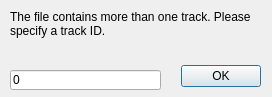
<?xml version="1.0" encoding="UTF-8"?>
<ui version="4.0">
 <class>Dialog</class>
 <widget class="QDialog" name="Dialog">
  <property name="geometry">
   <rect>
    <x>0</x>
    <y>0</y>
    <width>272</width>
    <height>97</height>
   </rect>
  </property>
  <property name="windowTitle">
   <string>Dialog</string>
  </property>
  <property name="modal">
   <bool>true</bool>
  </property>
  <widget class="QDialogButtonBox" name="buttonBox">
   <property name="geometry">
    <rect>
     <x>180</x>
     <y>60</y>
     <width>81</width>
     <height>32</height>
    </rect>
   </property>
   <property name="orientation">
    <enum>Qt::Horizontal</enum>
   </property>
   <property name="standardButtons">
    <set>QDialogButtonBox::Ok</set>
   </property>
  </widget>
  <widget class="QLabel" name="label">
   <property name="geometry">
    <rect>
     <x>10</x>
     <y>10</y>
     <width>241</width>
     <height>31</height>
    </rect>
   </property>
   <property name="text">
    <string>The file contains more than one track. Please specify a track ID.</string>
   </property>
   <property name="alignment">
    <set>Qt::AlignLeading|Qt::AlignLeft|Qt::AlignTop</set>
   </property>
   <property name="wordWrap">
    <bool>true</bool>
   </property>
  </widget>
  <widget class="QLineEdit" name="lineEditId">
   <property name="geometry">
    <rect>
     <x>10</x>
     <y>70</y>
     <width>151</width>
     <height>20</height>
    </rect>
   </property>
   <property name="text">
    <string>0</string>
   </property>
  </widget>
 </widget>
 <resources/>
 <connections>
  <connection>
   <sender>buttonBox</sender>
   <signal>accepted()</signal>
   <receiver>Dialog</receiver>
   <slot>accept()</slot>
   <hints>
    <hint type="sourcelabel">
     <x>248</x>
     <y>254</y>
    </hint>
    <hint type="destinationlabel">
     <x>157</x>
     <y>274</y>
    </hint>
   </hints>
  </connection>
  <connection>
   <sender>buttonBox</sender>
   <signal>rejected()</signal>
   <receiver>Dialog</receiver>
   <slot>reject()</slot>
   <hints>
    <hint type="sourcelabel">
     <x>316</x>
     <y>260</y>
    </hint>
    <hint type="destinationlabel">
     <x>286</x>
     <y>274</y>
    </hint>
   </hints>
  </connection>
 </connections>
</ui>
